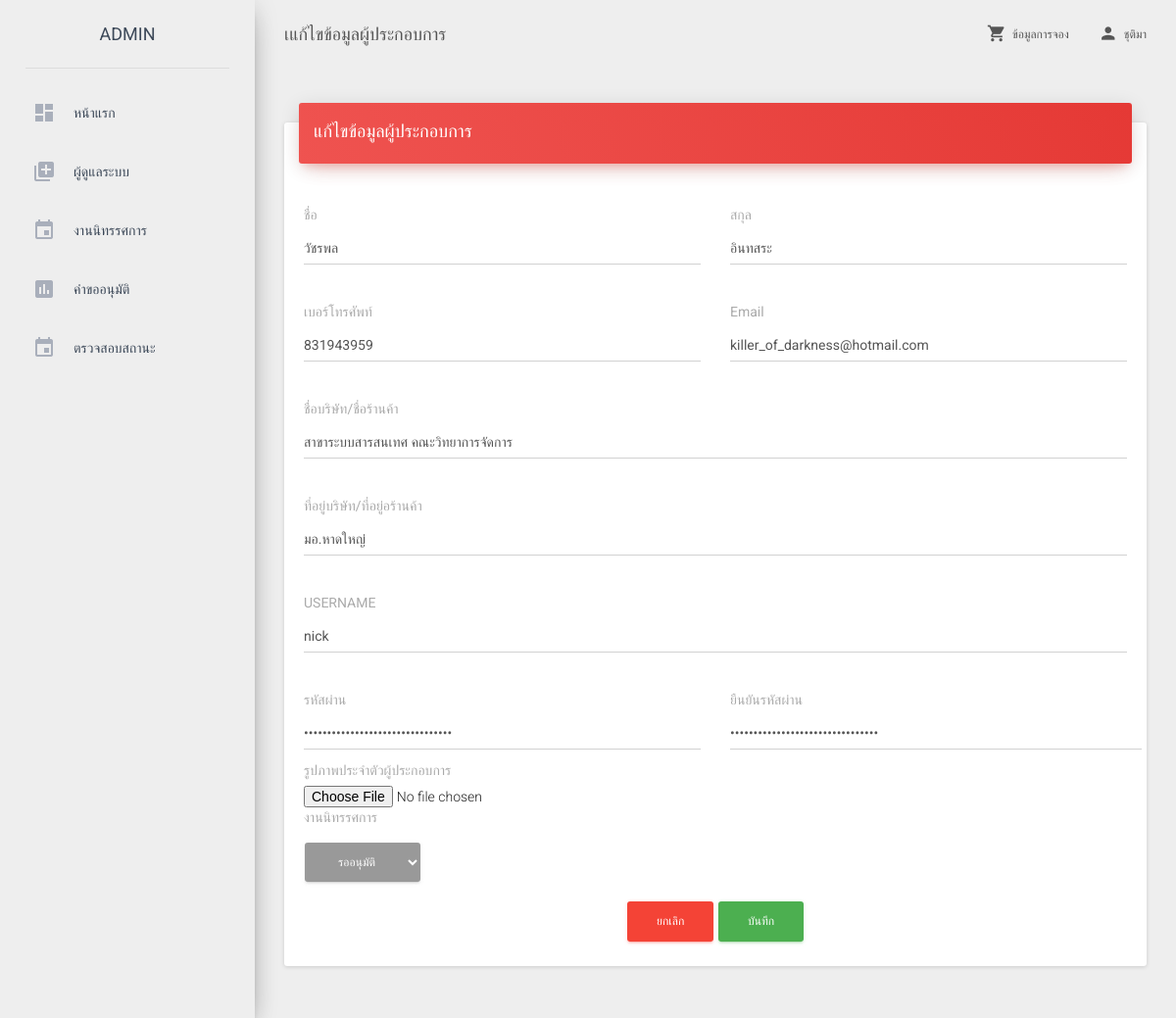
/admin_edit_exhibitor.php?exhibitor_id=1 (signed in), run on the app's committed database.
### tables this page shows
CREATE TABLE `exhibitors` (
  `id` int(10) UNSIGNED NOT NULL,
  `name` char(50) NOT NULL,
  `lname` char(50) NOT NULL,
  `tel` varchar(10) NOT NULL,
  `email` varchar(50) NOT NULL,
  `username` varchar(50) NOT NULL,
  `password` varchar(50) NOT NULL,
  `company` varchar(100) NOT NULL,
  `address` varchar(100) NOT NULL,
  `role` char(50) NOT NULL,
  `is_enable` char(1) NOT NULL
);

### admin_edit_exhibitor.php (the view, shortened to what this page needs)
<?php
require 'connect.php';
  ?>
  <!doctype html>
  <html lang="en">
  <head>
    <link href="css/m/bootstrap.min.css" rel="stylesheet" />
    <link href="css/m/material-dashboard.css?v=1.2.0" rel="stylesheet" />
    <link href="css/m/demo.css" rel="stylesheet" />
    <link href="http://maxcdn.bootstrapcdn.com/font-awesome/latest/css/font-awesome.min.css" rel="stylesheet">
</head>
<body>
    <div class="wrapper">
        <div class="sidebar" data-color="red">
    <div class="logo">
        <a href="admin_home.php" class="simple-text">
            ADMIN
        </a>
    </div>
    <div class="sidebar-wrapper">
        <ul class="nav">
            <li>
                <a href="admin_home.php">
                    <i class="material-icons">dashboard</i>
                    <p>หน้าแรก</p>
                </a>
            </li>
            <li class="dropdown">
                <a href="admin_add_user.php">
                    <i class="material-icons">library_add</i>
                    <p>ผู้ดูแลระบบ</p>
                </a>
            </li>
            <li class="dropdown">
                <a href="#" class="dropdown-toggle" data-toggle="dropdown">
                    <i class="material-icons">event</i>
                    <p>งานนิทรรศการ</p>
                </a>
            </li>
            <li class="dropdown">
                <a href="#" class="dropdown-toggle" data-toggle="dropdown">
                    <i class="material-icons">assessment</i>
                    <p>คำขออนุมัติ</p>
                </a>
            </li>
            <li class="dropdown">
                <a href="#" class="dropdown-toggle" data-toggle="dropdown">
                    <i class="material-icons">event</i>
                    <p>ตรวจสอบสถานะ</p>
                </a>
            </li>
        </div>
    </div>
    <div class="main-panel">
        <nav class="navbar navbar-transparent navbar-absolute">
            <div class="container-fluid">
                <div class="navbar-header">
                    <a class="navbar-brand" href="admin_edit_exhibitor.php"> เแก้ไขข้อมูลผู้ประกอบการ</a>
                </div>
                <div class="collapse navbar-collapse">
                    <ul class="nav navbar-nav navbar-right">
                        <li >
                            <a href="show.php">
                                <i class="material-icons">shopping_cart</i>
                                ข้อมูลการจอง
                            </a>
                        </li>
                        <li class="dropdown">
                            <a href="#" class="dropdown-toggle" data-toggle="dropdown">
                                <i class="material-icons">person</i>
                                <?php echo $_SESSION['Name']; ?>
                            </a>
                        </li>
                    </ul>
                </div>
            </div>
        </nav>
        <div class="content">
            <div class="container-fluid">
                <form action="admin_update_exhibitor.php" method="post" enctype="multipart/form-data">
                    <?php
                    $id = null;
                    if(isset($_GET["exhibitor_id"]))
                    {
                        $id = $_GET["exhibitor_id"];
                    }
                    $sql = "SELECT * FROM `exhibitors` WHERE id = '".$id."' ";
                    $query = mysqli_query($con,$sql);
                    $data=mysqli_fetch_array($query,MYSQLI_ASSOC);
                    ?>
                    <div class="row">
                        <div class="col-md-12">
                            <div class="card">
                                <div class="card-header" data-background-color="red">
                                    <h4 class="title">แก้ไขข้อมูลผู้ประกอบการ</h4>
                                </div>
                                <div class="card-content table-responsive">
                                   <div class="row">
                                    <div class="col-lg-6">
                                        <div class="form-group">
                                            <label>ชื่อ</label>
                                            <input class="form-control" id="name" name="name" value="<?php echo "$data[name]"; ?>">
                                        </div>
                                    </div>
                                    <div class="col-lg-6">
                                        <div class="form-group">
                                            <label>สกุล</label>
                                            <input class="form-control" id="lname" name="lname" value="<?php echo "$data[lname]"; ?>">
                                        </div>
                                    </div>
                                </div>
                                <div class="row">
                                    <div class="col-lg-6">
                                        <div class="form-group">
                                            <label>เบอร์โทรศัพท์</label>
                                            <input class="form-control" id="tel" name="tel" value="<?php echo "$data[tel]"; ?>">
                                        </div>
                                    </div>
                                    <div class="col-lg-6">
                                        <div class="form-group">
                                            <label>Email</label>
                                            <input class="form-control" id="email" name="email" value="<?php echo "$data[email]"; ?>">
                                        </div>
                                    </div>
                                </div>
                                <div class="row">
                                    <div class="col-lg-12">
                                        <div class="form-group">
                                            <label>ชื่อบริษัท/ชื่อร้านค้า</label>
                                            <input class="form-control" id="company" name="company" value="<?php echo "$data[company]"; ?>">
                                        </div>
                                    </div>
                                </div>
                                <div class="row">
                                    <div class="col-lg-12">
                                        <div class="form-group">
                                            <label>ที่อยู่บริษัท/ที่อยู่อร้านค้า</label>
                                            <input class="form-control" id="address" name="address" value="<?php echo "$data[address]"; ?>">
                                        </div>
                                    </div>
                                </div>
                                <div class="row">
                                    <div class="col-lg-12">
                                        <div class="form-group">
                                            <label>USERNAME</label>
                                            <input class="form-control" type="text" id="username" name="username" value="<?php echo "$data[username]"; ?>">
                                        </div>
                                    </div>
                                </div>
                                <div class="row">
                                    <div class="col-lg-6">
                                        <div class="form-group">
                                            <label>รหัสผ่าน</label>
                                            <input class="form-control" type="password" id="password" name="password" value="<?php echo "$data[password]"; ?>">
                                        </div>
                                    </div>
                                    <div class="row">
                                        <div class="col-lg-6">
                                            <div class="form-group">
                                                <label>ยืนยันรหัสผ่าน</label>
                                                <input class="form-control" type="password" id="Cpassword" name="Cpassword" value="<?php echo "$data[password]"; ?>">
                                            </div>
                                        </div>
                                    </div>
                                </div>
                                <div class="row">
                                    <div class="col-lg-12">
                                        <label>รูปภาพประจำตัวผู้ประกอบการ</label>
                                        <input type="file" name="exhibitor_image" id="exhibitor_image" value="<?php echo "$data[exhibitor_image]"; ?>" />
                                    </div>
                                </div>
                                <div class="row">
                                    <div class="col-lg-12">
                                        <label>งานนิทรรศการ</label>
                                        <div class="dropdown">
                                            <select class="btn btn-default dropdown-toggle" id="is_enable" name="is_enable">
                                                <option value='n'>รออนุมัติ</option>
                                            </select>
                                        </div>
                                    </div>
                                </div>
                                <center>
                                    <button type='reset' name='reset' class='btn  btn-danger'>ยกเลิก</button>
                                    <button type='submit' name='submit' class='btn btn-success'>บันทึก</button>
                                </center>
                            </form>
                        </div>
                    </div>
                </div>
            </div>
</body>
    </html>

### data on the page
exhibitors: name "วัชรพล", lname "อินทสระ", tel "831943959", email "killer_of_darkness@hotmail.com", company "สาขาระบบสารสนเทศ คณะวิทยาการจัดการ", address "มอ.หาดใหญ่", username "nick"

### other printed values
$_SESSION['Name'] "ชุติมา"
